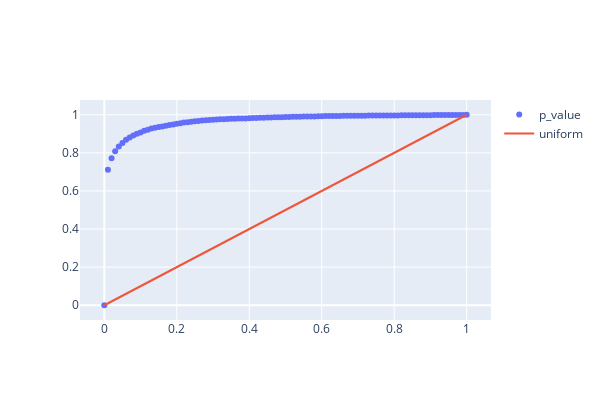

Notebook source saved alongside this figure:
### Markdown cell above
Making one more qq-plot, just for research

### Code cell
qq_plot(df_res.mean_A, df_res.mean_B)
